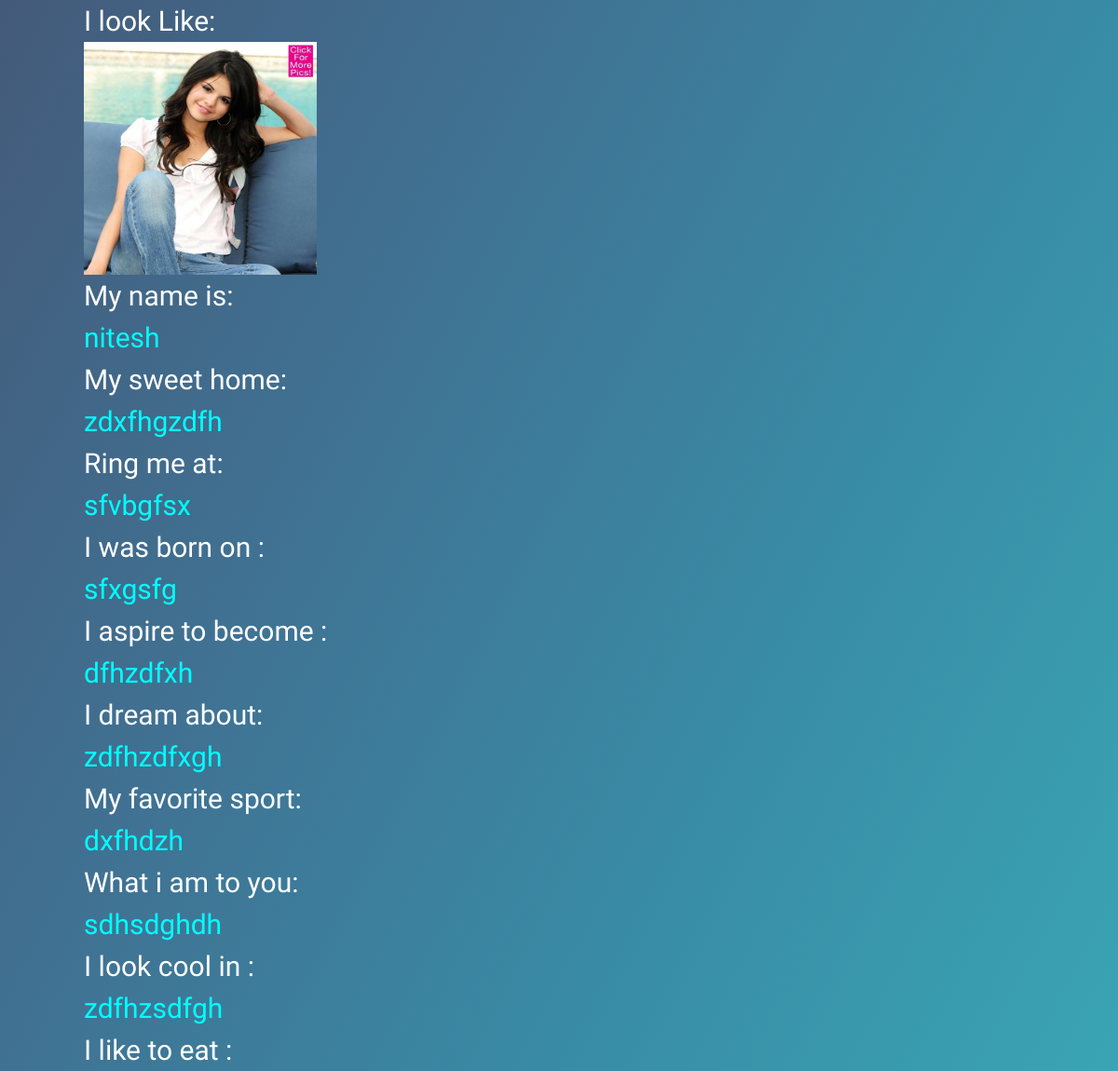
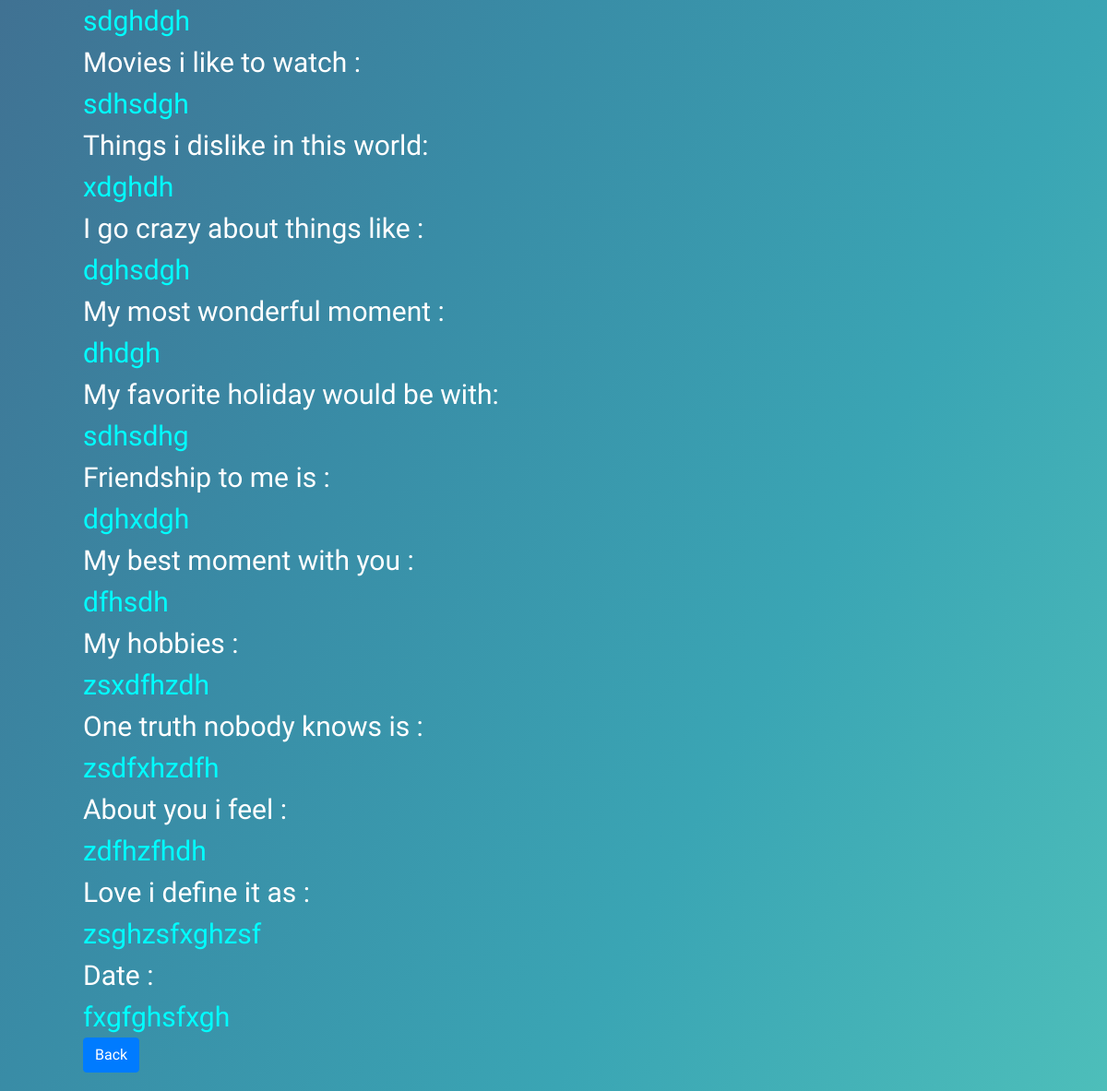
The page /detail/25 on the database its author committed (2 pictures, top to bottom).
### slambook/models.py (models this page shows, shortened)
class Fdetail(models.Model):
    pic=models.ImageField(default='1.jpg',blank=True)
    name = models.CharField(max_length=9999)
    home = models.CharField(max_length=9999)
    pno = models.CharField(max_length=9999)
    born = models.CharField(max_length=9999)
    become = models.CharField(max_length=9999)
    dream = models.CharField(max_length=9999)
    sport = models.CharField(max_length=9999)
    relation = models.CharField(max_length=9999)
    look = models.CharField(max_length=9999)
    eat = models.CharField(max_length=9999)
    movies = models.CharField(max_length=9999)
    dislike = models.CharField(max_length=9999)
    crazy = models.CharField(max_length=9999)
    moment = models.CharField(max_length=9999)
    holiday = models.CharField(max_length=9999)
    friendship = models.CharField(max_length=9999)
    withyou = models.CharField(max_length=9999)
    hobbies = models.CharField(max_length=9999)
    truth = models.CharField(max_length=9999)
    you = models.CharField(max_length=9999)
    love = models.CharField(max_length=9999)
    date = models.CharField(max_length=9999)
    fkey = models.CharField(max_length=9999)
    class Meta:
        ordering = ['-pk']

### slambook/views.py (the view)
# urls.py: path('detail/<pk>',views.detail,name='detail'),
def detail(request,pk):
    pkey=pk
    db=Fdetail.objects.filter(pk='{}'.format(pkey))
    context={'db':db}
    return render(request,'detail.html',context)

### slambook/templates/detail.html (shortened to what this page needs)
{% load static %}
<!DOCTYPE html>
<html lang="en">
<head>
    <link rel="stylesheet" href="{% static 'style2.css' %}">
    <link rel="stylesheet" href="https://maxcdn.bootstrapcdn.com/bootstrap/4.0.0/css/bootstrap.min.css">
</head>
<body>
   <div class="container">
       <div class="row">
       <div style="font-size: 30px; margin-left: 60px;">
         {% for form in db %}
               I look Like:<br>
                <img src="{{form.pic.url}}" style="height: 250px; width: 250px;">
                  <br>
               My name is: <br>
           <span style="font-size: 30px;" > {{ form.name}} </span> <br>
               My sweet home: <br>
           <span style="font-size: 30px;" >   {{ form.home}}</span><br>
               Ring me at: <br>
           <span style="font-size: 30px;" >   {{ form.pno}} </span><br>
               I was born on : <br>
           <span style="font-size: 30px;" >   {{ form.born}} </span><br>
               I aspire to become : <br>
           <span style="font-size: 30px;" >   {{ form.become}}</span> <br>
               I dream about: <br>
           <span style="font-size: 30px;" >   {{ form.dream}}</span> <br>
               My favorite sport: <br>
           <span style="font-size: 30px;" >   {{ form.sport}}</span> <br>
               What i am to you: <br>
           <span style="font-size: 30px;" >   {{ form.relation}}</span> <br>
               I look cool in : <br>
           <span style="font-size: 30px;" >   {{ form.look}} </span> <br>
               I like to eat : <br>
           <span style="font-size: 30px;" >   {{ form.eat}}</span> <br>
               Movies i like to watch : <br>
           <span style="font-size: 30px;" >   {{ form.movies}}</span> <br>
               Things i dislike in this world: <br>
           <span style="font-size: 30px;" >   {{ form.dislike}}</span> <br>
               I go crazy about things like : <br>
           <span style="font-size: 30px;" >   {{ form.crazy}}</span> <br>
               My most wonderful moment : <br>
           <span style="font-size: 30px;" >   {{ form.moment}}</span> <br>
               My favorite holiday would be with: <br>
           <span style="font-size: 30px;" >   {{ form.holiday}}</span> <br>
               Friendship to me is : <br>
           <span style="font-size: 30px;" >   {{ form.friendship}}</span> <br>
               My best moment with you : <br>
           <span style="font-size: 30px;" >   {{ form.withyou}}</span> <br>
               My hobbies : <br>
           <span style="font-size: 30px;" >   {{ form.hobbies}}</span> <br>
               One truth nobody knows is : <br>
           <span style="font-size: 30px;" >   {{ form.truth}}</span> <br>
               About you i feel : <br>
           <span style="font-size: 30px;" >   {{ form.you}}</span> <br>
               Love i define it as : <br>
           <span style="font-size: 30px;" >   {{ form.love}}</span> <br>
               Date : <br>
           <span style="font-size: 30px;" >   {{ form.date}}</span> <br>
              <a href="{% url 'home' user.pk %}"> <input class="btn btn-primary okk" type="submit" value="Back"></a>
              {% endfor %}
       </div>
   </div>
</body>
</html>

### slambook/static/style2.css (style rules this page uses)
html { height: auto; width:100% }
body { background-image: linear-gradient(to right bottom, #445a7a, #407293, #398ca6, #3aa5b4, #4dbeba); background-repeat: no-repeat; background-size: cover; }
span { color: aqua; font-family: 'Spicy Rice', cursive; font-size:40px; }
div { color: white; font-family: 'Kirang Haerang', cursive; }
.okk { margin-bottom: 20px; }

### rows shown on the page
Fdetail: pic (picture), name "nitesh", home "zdxfhgzdfh", pno "sfvbgfsx", born "sfxgsfg", become "dfhzdfxh", dream "zdfhzdfxgh", sport "dxfhdzh", relation "sdhsdghdh", look "zdfhzsdfgh", eat "sdghdgh", movies "sdhsdgh", dislike "xdghdh", crazy "dghsdgh", moment "dhdgh", holiday "sdhsdhg", friendship "dghxdgh", withyou "dfhsdh", hobbies "zsxdfhzdh", truth "zsdfxhzdfh", you "zdfhzfhdh", love "zsghzsfxghzsf", date "fxgfghsfxgh"
